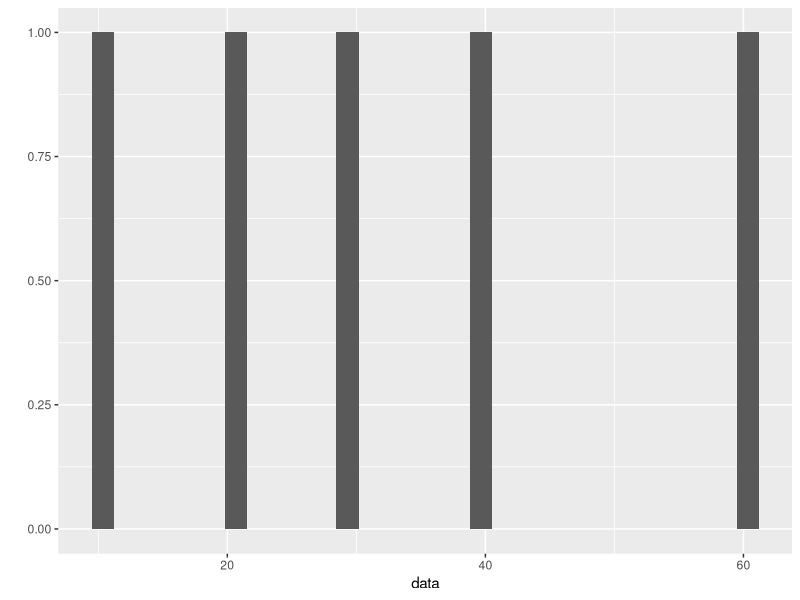
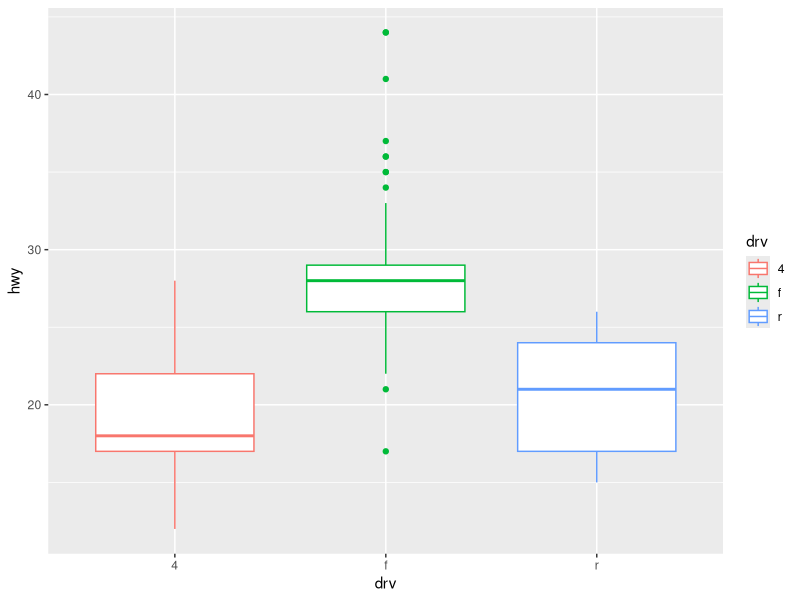

Write the R code that produced these figures, in order.
library(ggplot2)
data <- c(10,40,20,30,60)
qplot(data)

qplot(data=mpg,y=hwy,x=drv,geom = "boxplot",colour=drv)


